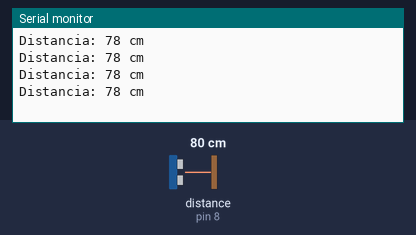
A sketch run on a simulated Arduino Uno, built with avr-gcc and run on an emulated ATmega328P. On the bench: the last lines printed to the serial monitor. Wiring (inferred from the names in the program): ultrasonic range finder: trigger pin 9; echo pin 8. The test bench sets the inputs (shaded band); at power-on: distance to the obstacle (sensor on pin 8) 80 cm. The echo pulse lasts 58.3 µs per cm.

Above: at 1.2 s.
1.3 s: distance to the obstacle (sensor on pin 8) set to 2 cm
At 1.73 s:
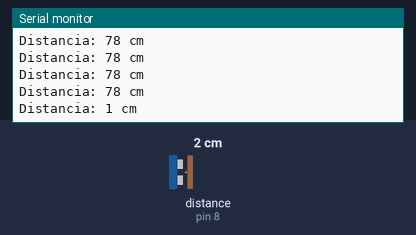
2.8 s: distance to the obstacle (sensor on pin 8) set to 4 cm
At 2.94 s:
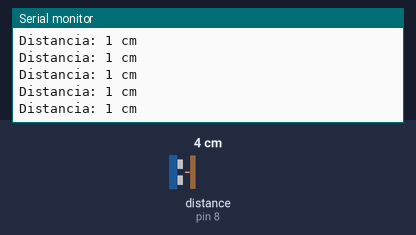
Timing chart, 0 to 5.8 s (numbered marks = the images above; inputs shaded):
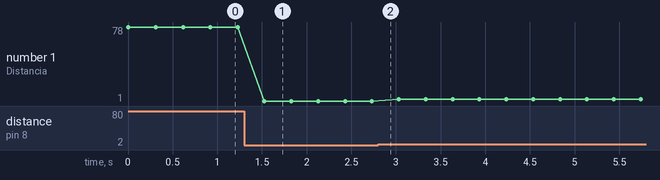

Measured:
- after the input at 1.3 s, the serial monitor: prints a new line after 0.23 s (image 1)
- plotted number 1: 78 → 1 after the input at 1.3 s, 1 → 3 after the input at 2.8 s

The sketch:

mov_robot_test_sensor.ino
```cpp
#include "arduino_secrets.h"

int trigPin = 9;   // TRIG en D9 (shield)
int echoPin = 8;   // ECHO en D8 (shield)

void setup() {
  Serial.begin(9600);
  pinMode(trigPin, OUTPUT);
  pinMode(echoPin, INPUT);
}

long medirDistancia() {
  digitalWrite(trigPin, LOW);
  delayMicroseconds(2);
  digitalWrite(trigPin, HIGH);
  delayMicroseconds(10);
  digitalWrite(trigPin, LOW);

  long duracion = pulseIn(echoPin, HIGH, 30000);
  long distancia = duracion * 0.034 / 2;

  return distancia;
}

void loop() {
  long d = medirDistancia();
  Serial.print("Distancia: ");
  Serial.print(d);
  Serial.println(" cm");
  delay(300);
}
```

arduino_secrets.h
```cpp

```
